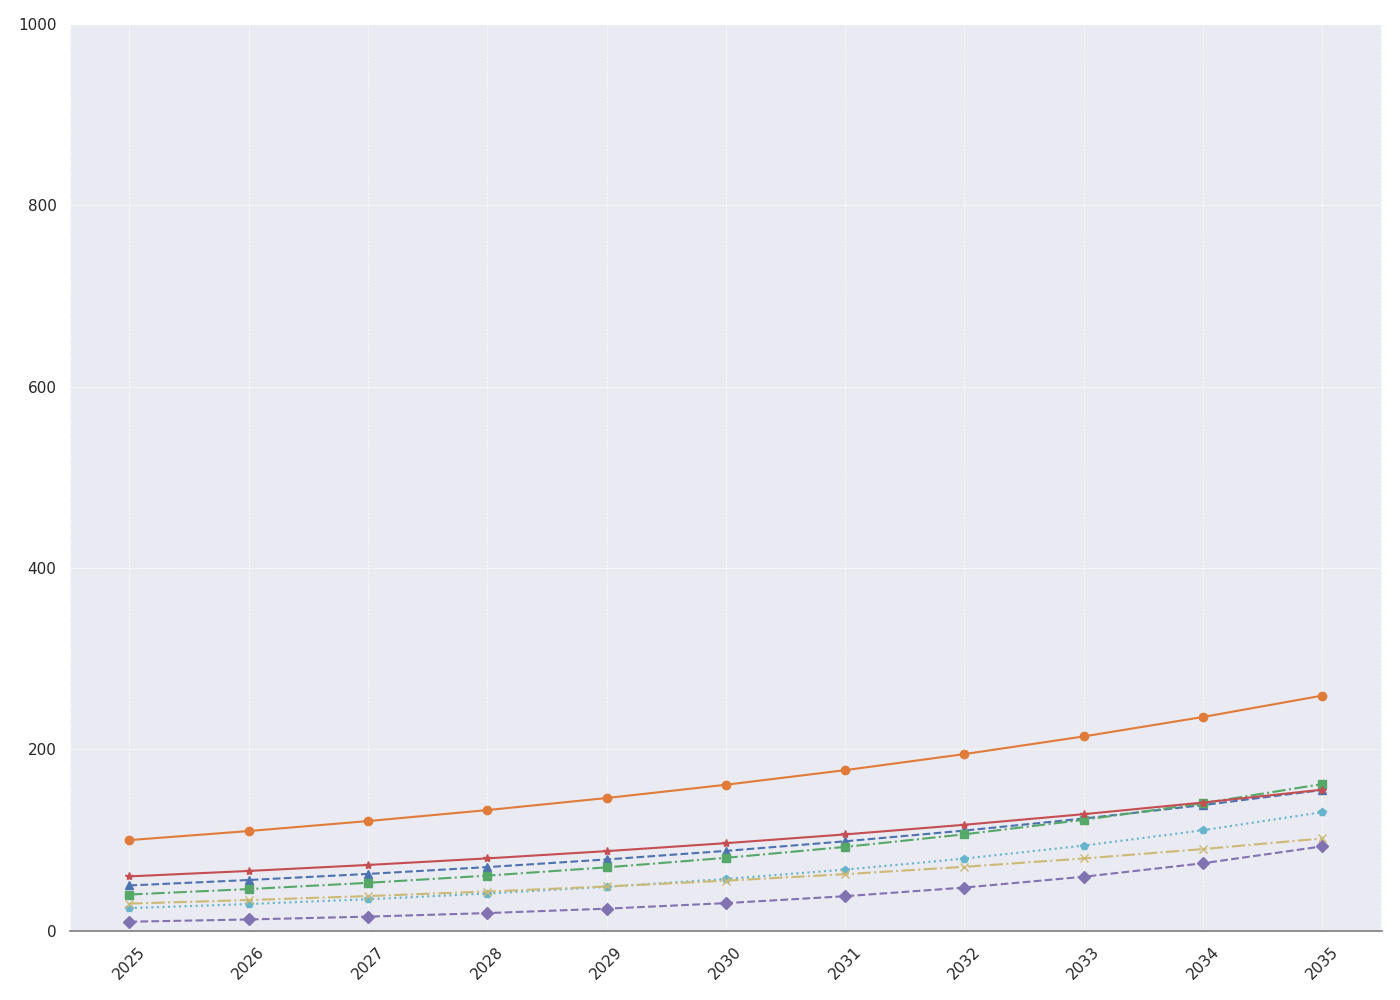

Source code (Python):
import matplotlib.pyplot as plt
import numpy as np

years = np.arange(2025, 2036)

def calculate_growth(base_value, rate, years):
    return base_value * ((1 + rate) ** np.arange(len(years)))

base_ai = 100
base_robotics = 50
base_vr = 40
base_blockchain = 25
base_green_tech = 60
base_quantum_computing = 10
base_bioinformatics = 30

growth_ai = 0.10
growth_robotics = 0.12
growth_vr = 0.15
growth_blockchain = 0.18
growth_green_tech = 0.10
growth_quantum_computing = 0.25
growth_bioinformatics = 0.13

ai_employment = calculate_growth(base_ai, growth_ai, years)
robotics_employment = calculate_growth(base_robotics, growth_robotics, years)
vr_employment = calculate_growth(base_vr, growth_vr, years)
blockchain_employment = calculate_growth(base_blockchain, growth_blockchain, years)
green_tech_employment = calculate_growth(base_green_tech, growth_green_tech, years)
quantum_computing_employment = calculate_growth(base_quantum_computing, growth_quantum_computing, years)
bioinformatics_employment = calculate_growth(base_bioinformatics, growth_bioinformatics, years)

changed_colors = ['#e07b39', '#4c72b0', '#55a868', '#64b5cd', '#c44e52', '#8172b2', '#ccb974']
marker_styles = ['o', '^', 's', 'p', '*', 'D', 'x']
line_styles = ['-', '--', '-.', ':', '-', '--', '-.']

fig, ax = plt.subplots(figsize=(14, 10))

ax.plot(years, ai_employment, color=changed_colors[0], linestyle=line_styles[0], marker=marker_styles[0])
ax.plot(years, robotics_employment, color=changed_colors[1], linestyle=line_styles[1], marker=marker_styles[1])
ax.plot(years, vr_employment, color=changed_colors[2], linestyle=line_styles[2], marker=marker_styles[2])
ax.plot(years, blockchain_employment, color=changed_colors[3], linestyle=line_styles[3], marker=marker_styles[3])
ax.plot(years, green_tech_employment, color=changed_colors[4], linestyle=line_styles[4], marker=marker_styles[4])
ax.plot(years, quantum_computing_employment, color=changed_colors[5], linestyle=line_styles[5], marker=marker_styles[5])
ax.plot(years, bioinformatics_employment, color=changed_colors[6], linestyle=line_styles[6], marker=marker_styles[6])

ax.grid(True, linestyle='--', linewidth=0.5)

ax.spines['top'].set_lw(1.5)
ax.spines['right'].set_linestyle(':')
ax.spines['bottom'].set_color('grey')
ax.spines['left'].set_linestyle('--')

ax.set_xticks(years)
ax.set_xticklabels(years, rotation=45)
ax.set_ylim(0, 1000)
plt.tight_layout()
plt.show()
